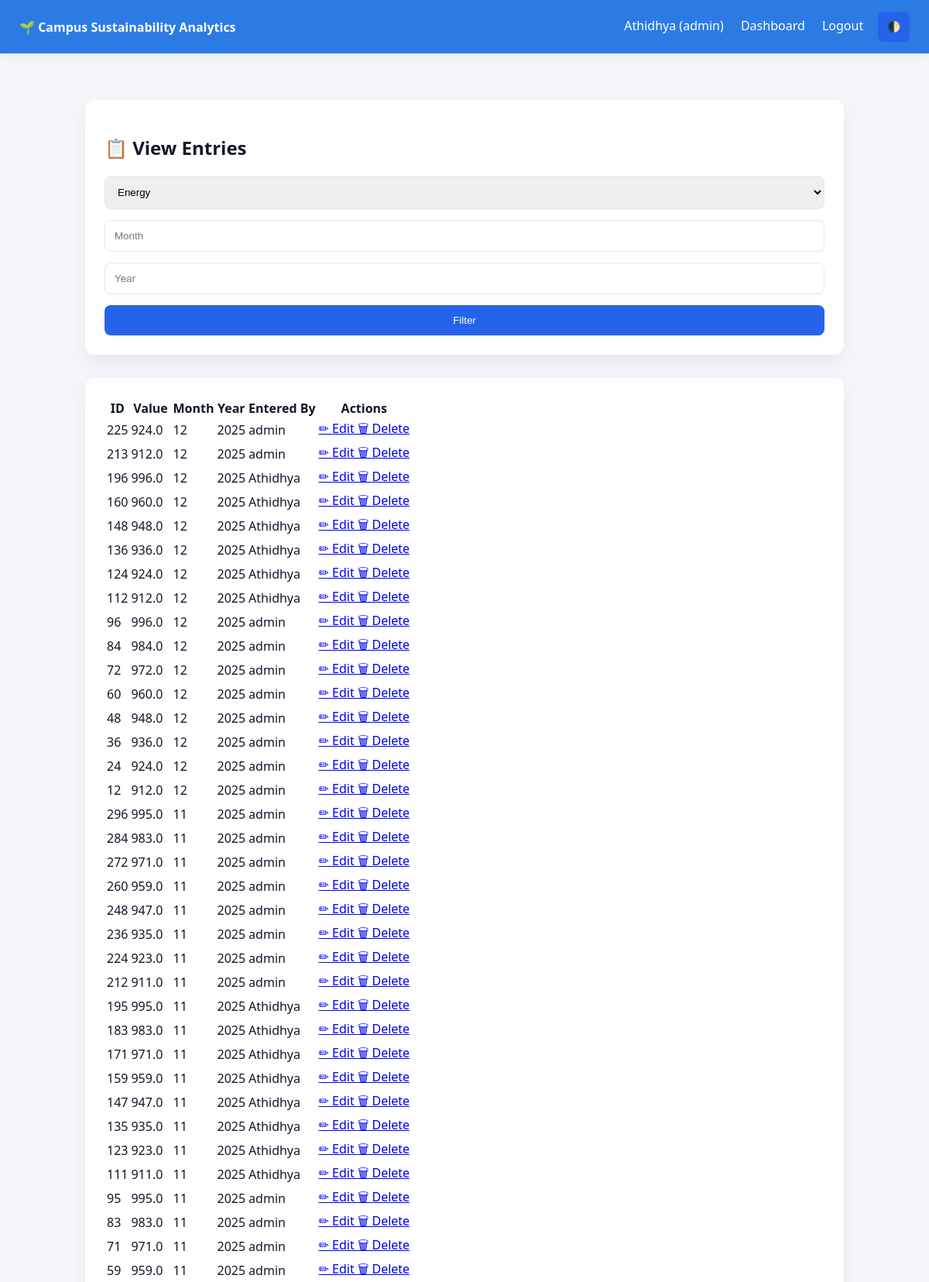
The page /data/view_entries (signed in, upper part) on the database its author committed.
### tables this page shows
CREATE TABLE users (
        id INTEGER PRIMARY KEY AUTOINCREMENT,
        username TEXT UNIQUE NOT NULL,
        password_hash TEXT NOT NULL,
        role TEXT NOT NULL CHECK(role IN ('admin', 'user')),
        created_at TIMESTAMP DEFAULT CURRENT_TIMESTAMP
    );

CREATE TABLE energy_data (
        id INTEGER PRIMARY KEY AUTOINCREMENT,
        value REAL NOT NULL,
        month INTEGER NOT NULL CHECK(month BETWEEN 1 AND 12),
        year INTEGER NOT NULL,
        entered_by INTEGER,
        created_at TIMESTAMP DEFAULT CURRENT_TIMESTAMP,
        FOREIGN KEY (entered_by) REFERENCES users(id) ON DELETE SET NULL
    );

### dataentry.py (the view)
@dataentry_bp.route("/view_entries")
def view_entries():
    if "user_id" not in session:
        return redirect(url_for("login"))
    table = request.args.get("type", "energy_data")
    month = request.args.get("month")
    year = request.args.get("year")
    if table not in ALLOWED_TABLES:
        table = "energy_data"
    conn = get_connection()
    cursor = conn.cursor()
    query = f"""
        SELECT t.id, t.value, t.month, t.year, u.username
        FROM {table} t
        JOIN users u ON t.entered_by = u.id
        WHERE 1=1
    """
    params = []
    if month:
        query += " AND t.month=?"
        params.append(month)
    if year:
        query += " AND t.year=?"
        params.append(year)
    query += " ORDER BY t.year DESC, t.month DESC"
    cursor.execute(query, params)
    entries = cursor.fetchall()
    conn.close()
    return render_template(
        "view_entries.html",
        entries=entries,
        selected_table=table,
        selected_month=month,
        selected_year=year
    )

### database.py (called while the page is built)
def get_connection():
    conn = sqlite3.connect(DB_NAME, timeout=10)
    conn.row_factory = sqlite3.Row
    conn.execute("PRAGMA foreign_keys = ON")
    return conn

### templates/view_entries.html (shortened to what this page needs)
{% extends "base.html" %}
{% block content %}
<div class="container">
    <div class="card">
        <h2>📋 View Entries</h2>
        <form method="get" class="filter-row">
            <select name="type">
                <option value="energy_data" {% if selected_table == "energy_data" %}selected{% endif %}>Energy</option>
            </select>
            <input type="number" name="month" placeholder="Month"
                   value="{{ selected_month or '' }}" min="1" max="12">
            <input type="number" name="year" placeholder="Year"
                   value="{{ selected_year or '' }}">
            <button type="submit">Filter</button>
        </form>
    </div>
    <div class="card">
        <table>
            <tr>
                <th>ID</th>
                <th>Value</th>
                <th>Month</th>
                <th>Year</th>
                <th>Entered By</th>
                <th>Actions</th>
            </tr>
            {% for e in entries %}
            <tr>
                <td>{{ e.id }}</td>
                <td>{{ e.value }}</td>
                <td>{{ e.month }}</td>
                <td>{{ e.year }}</td>
                <td>{{ e.username }}</td>
                <td>
                    <a class="action-btn edit-btn"
                       href="{{ url_for('dataentry.edit_entry', table=selected_table, id=e.id) }}">
                       ✏ Edit
                    </a>
                    <a class="action-btn delete-btn"
                       href="{{ url_for('dataentry.delete_entry', table=selected_table, id=e.id) }}"
                       onclick="return confirm('Are you sure?')">
                       🗑 Delete
                    </a>
                </td>
            </tr>
            {% endfor %}
        </table>
    </div>
</div>
{% endblock %}

### templates/base.html (shortened to what this page needs)
<!DOCTYPE html>
<html lang="en">
<head>
    <link rel="stylesheet" href="{{ url_for('static', filename='style.css') }}">
</head>
<body>
    <div class="navbar">
        <strong>🌱 Campus Sustainability Analytics</strong>
        {% if session.get("username") %}
        <div>
            <span>{{ session.username }} ({{ session.role }})</span>
            <a href="{{ url_for('dashboard') }}">Dashboard</a>
            <a href="{{ url_for('logout') }}">Logout</a>
            <button onclick="toggleTheme()" style="margin-left:15px;">🌓</button>
        </div>
        {% endif %}
    </div>
    <div class="container">
        {% block content %}{% endblock %}
    </div>
</body>
</html>

### static/style.css (style rules this page uses)
:root { --primary: #2563eb; --secondary: #16a34a; --bg: #f8fafc; --card: #ffffff; --text: #0f172a; --muted: #64748b; --danger: #dc2626; --radius: 12px; }
* { box-sizing: border-box; }
body { margin: 0; font-family: "Inter", system-ui, sans-serif; background: var(--bg); color: var(--text); }
.container { max-width: 1100px; margin: auto; padding: 30px; }
.card { background: var(--card); border-radius: var(--radius); padding: 25px; box-shadow: 0 10px 25px rgba(0,0,0,0.06); margin-bottom: 30px; }
.navbar { background: white; padding: 15px 30px; box-shadow: 0 4px 15px rgba(0,0,0,0.05); display: flex; justify-content: space-between; align-items: center; }
.navbar a { margin-left: 20px; color: var(--primary); text-decoration: none; }
form { display: grid; gap: 14px; }
input, select { padding: 12px; border-radius: 8px; border: 1px solid #e5e7eb; }
button { padding: 12px; border-radius: 8px; border: none; background: var(--primary); color: white; cursor: pointer; }

### templates/base.html (style rules this page uses)
body { font-family: 'Segoe UI', sans-serif; margin: 0; background: #f4f6f9; transition: background 0.3s, color 0.3s; }
.navbar { background: #2c7be5; color: white; padding: 15px 25px; display: flex; justify-content: space-between; align-items: center; }
.navbar a { color: white; margin-left: 18px; text-decoration: none; font-weight: 500; }
.container { padding: 30px; min-height: 80vh; }

### rows shown on the page
users: username "Athidhya"
energy_data: id "225", value "924.0", month "12", year "2025", username "admin"
energy_data: id "213", value "912.0", month "12", year "2025", username "admin"
energy_data: id "196", value "996.0", month "12", year "2025", username "Athidhya"
energy_data: id "160", value "960.0", month "12", year "2025", username "Athidhya"
energy_data: id "148", value "948.0", month "12", year "2025", username "Athidhya"
energy_data: id "136", value "936.0", month "12", year "2025", username "Athidhya"
energy_data: id "124", value "924.0", month "12", year "2025", username "Athidhya"
energy_data: id "112", value "912.0", month "12", year "2025", username "Athidhya"
energy_data: id "96", value "996.0", month "12", year "2025", username "admin"
energy_data: id "84", value "984.0", month "12", year "2025", username "admin"
energy_data: id "72", value "972.0", month "12", year "2025", username "admin"
energy_data: id "60", value "960.0", month "12", year "2025", username "admin"
energy_data: id "48", value "948.0", month "12", year "2025", username "admin"
energy_data: id "36", value "936.0", month "12", year "2025", username "admin"
energy_data: id "24", value "924.0", month "12", year "2025", username "admin"
energy_data: id "12", value "912.0", month "12", year "2025", username "admin"
energy_data: id "296", value "995.0", month "11", year "2025", username "admin"
energy_data: id "284", value "983.0", month "11", year "2025", username "admin"
energy_data: id "272", value "971.0", month "11", year "2025", username "admin"
energy_data: id "260", value "959.0", month "11", year "2025", username "admin"
energy_data: id "248", value "947.0", month "11", year "2025", username "admin"
energy_data: id "236", value "935.0", month "11", year "2025", username "admin"
energy_data: id "224", value "923.0", month "11", year "2025", username "admin"
energy_data: id "212", value "911.0", month "11", year "2025", username "admin"
energy_data: id "195", value "995.0", month "11", year "2025", username "Athidhya"
energy_data: id "183", value "983.0", month "11", year "2025", username "Athidhya"
energy_data: id "171", value "971.0", month "11", year "2025", username "Athidhya"
energy_data: id "159", value "959.0", month "11", year "2025", username "Athidhya"
energy_data: id "147", value "947.0", month "11", year "2025", username "Athidhya"
energy_data: id "135", value "935.0", month "11", year "2025", username "Athidhya"
energy_data: id "123", value "923.0", month "11", year "2025", username "Athidhya"
energy_data: id "111", value "911.0", month "11", year "2025", username "Athidhya"
energy_data: id "95", value "995.0", month "11", year "2025", username "admin"
energy_data: id "83", value "983.0", month "11", year "2025", username "admin"
energy_data: id "71", value "971.0", month "11", year "2025", username "admin"
energy_data: id "59", value "959.0", month "11", year "2025", username "admin"

### other values the page prints
{{ session.role }} "admin"
